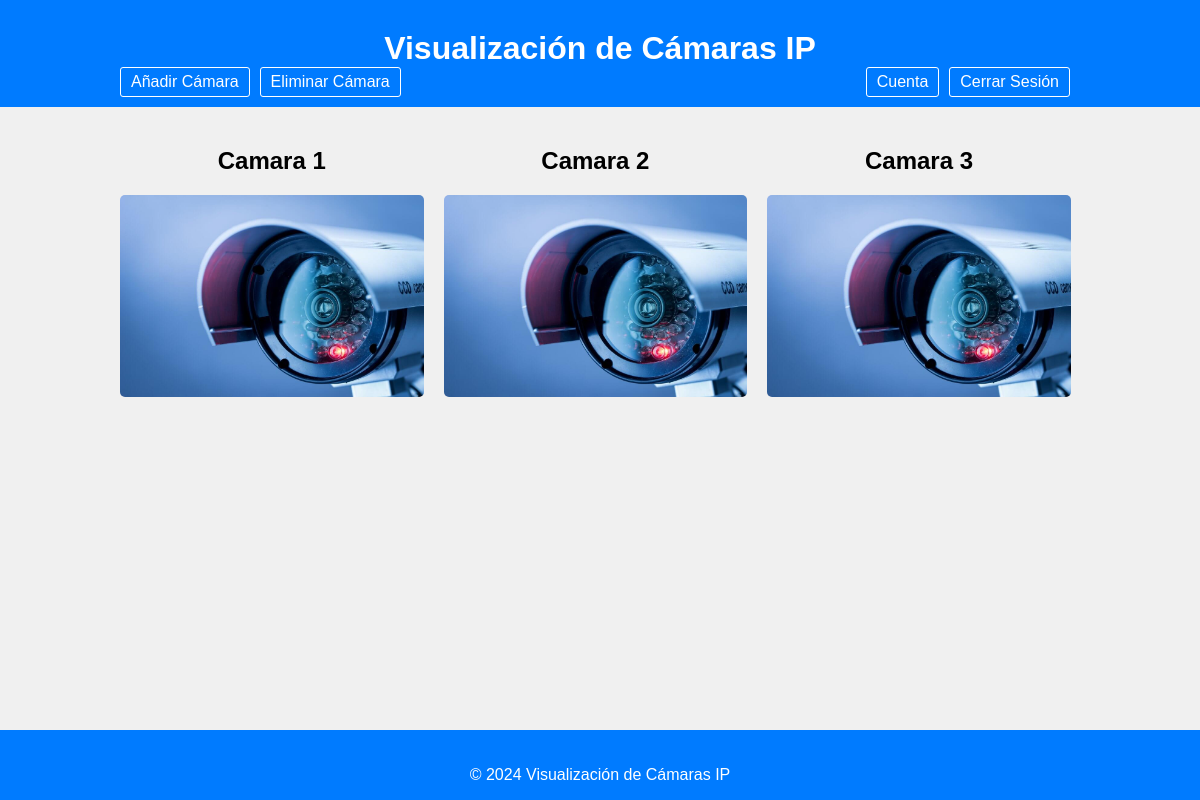
Screenshot of /Proyecto/index.php (signed in) with the database file from the repository.
### tables this page shows
CREATE TABLE `camaras` (
  `nombre` varchar(60) NOT NULL,
  `url` varchar(200) NOT NULL,
  `grupo` varchar(45) NOT NULL,
  `id` int NOT NULL AUTO_INCREMENT,
  PRIMARY KEY (`id`),
  KEY `camgrup_fk_idx` (`grupo`),
  CONSTRAINT `camgrup_fk` FOREIGN KEY (`grupo`) REFERENCES `grupo` (`nombre`)
);

### Proyecto/index.php (the view, shortened to what this page needs)
<!DOCTYPE html>
<html lang="es">
<head>
    <link rel="stylesheet" href="styles.css">
    <?php include 'funciones.php';
    ?>
</head>
<body>
    <header>
            <div class="container">
                <h1>Visualización de Cámaras IP</h1>
                <div class="header-buttons">
                    <a  class="btn" id="add-camera-btn" style="order: -1;">Añadir Cámara</a>
                    <a  class="btn" id="delete-camera-btn">Eliminar Cámara</a>
                    <a href="logout.php" class="btn" id="logout-btn" style="order: 1;">Cerrar Sesión</a>
                    <a  class="btn" id="cuenta-btn" style="order: 2;">Cuenta</a>
                </div>
            </div>
        </header>
<div class="container">
    <div class="camera-grid">
        <?php
        $conexion = bbdd();
        if(isset($_SESSION["rol"]) && $_SESSION["rol"]=="admin" ) {
            $sql = "SELECT * FROM camaras order by grupo ";
        } else {
            $grupo = $_SESSION["grupo"];
            $sql = "SELECT * FROM proyecto.camaras where grupo = '$grupo'";
        }
        $resultado = $conexion->query($sql);
        if ($resultado->num_rows > 0) {
            while ($fila = $resultado->fetch_assoc()) {
        ?>
            <div class="camera">
                <h2>
                    <?php echo $fila['nombre']; ?>
                </h2>
                <img src="camara.jpg" alt="<?php echo $fila['nombre']; ?>" class="portada" onclick="mostrarVideo('<?php echo $fila['url']; ?>')">
            </div>
        <?php
            }
        } else {
            echo "No se encontraron cámaras.";
        }
        ?>
    </div>
</div>
    <footer class="footer">
        <div class="container"><p>&copy; 2024 Visualización de Cámaras IP</p></div>
</footer>
</body>
</html>

### Proyecto/styles.css (style rules this page uses)
body { font-family: Arial, sans-serif; margin: 0; padding: 0; background-color: #f0f0f0; margin-bottom: 70px; width: 100vw; overflow-y: auto; overflow-x: hidden; }
.footer { position: fixed; bottom: 0; width: 100%; background-color: #007bff; color: #fff; text-align: center; }
.container { width: 80%; margin: 0 auto; padding-top: 20px; }
header { background-color: #007bff; padding: 10px 0; color: #fff; text-align: center; }
header h1 { margin: 0; }
.header-buttons { overflow: hidden; text-align: right; }
.btn { color: #fff; text-decoration: none; padding: 5px 10px; border: 1px solid #fff; border-radius: 3px; }
#add-camera-btn { float: left; margin-right: 10px; }
#delete-camera-btn { float: left; margin-right: 10px; }
#logout-btn { float: right; margin-right: 10px; }
#cuenta-btn { float: right; margin-right: 10px; }
.camera-grid { display: grid; grid-template-columns: repeat(auto-fit, minmax(250px, 0.33fr)); gap: 20px; }
.portada { cursor: pointer; width: 100%; height: auto; }
.camera h2 { text-align: center; }
.camera img { width: 100%; border-radius: 5px; }

### rows the page displays
camaras: nombre "Camara 1"
camaras: nombre "Camara 2"
camaras: nombre "Camara 3"
